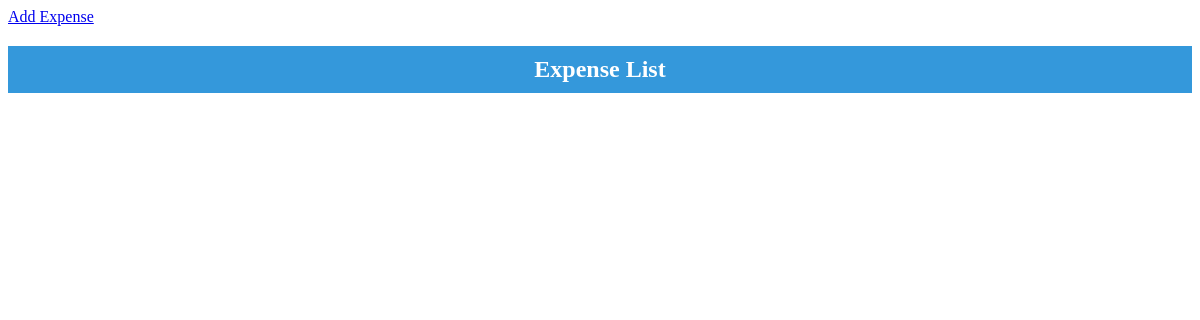
/, run on an earlier commit of the app's database.
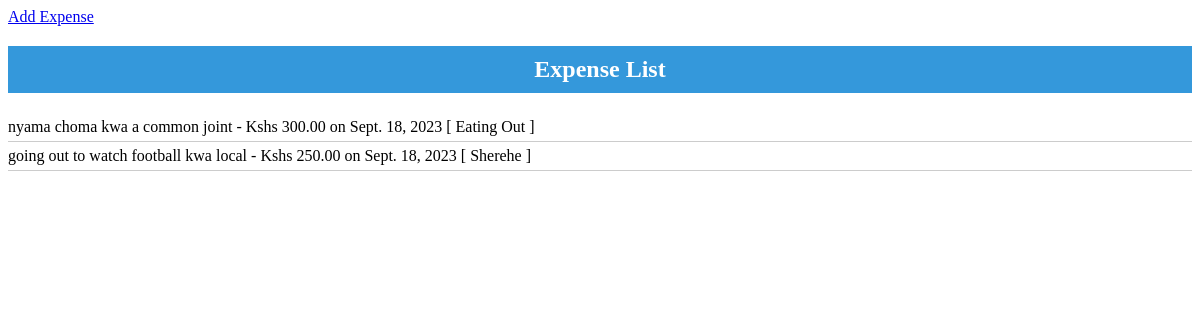
And on a later commit of the database.
### tracker/models.py (models this page shows, shortened)
class Expense(models.Model):
    user = models.ForeignKey(User, on_delete=models.CASCADE)
    date = models.DateField()
    description = models.CharField(max_length=200)
    amount = models.DecimalField(max_digits=10, decimal_places=2)
    category = models.ForeignKey(
        Category, on_delete=models.SET_NULL, null=True, blank=True)

class Category(models.Model):
    name = models.CharField(max_length=100)
    def __str__(self):
        return self.name

### tracker/views.py (the view)
# urls.py: path('', index, name="expense_list"),
def index(request):
    expenses = Expense.objects.all()
    return render(request, 'home.html', {'expenses': expenses})

### tracker/templates/home.html
{% extends 'base.html' %} {% block content %}
<h2>Expense List</h2>
<ul>
	{% for expense in expenses %}
	<li>
		{{ expense.description }} - Kshs {{ expense.amount }} on {{ expense.date }}
		[ {{ expense.category }} ]
	</li>
	{% endfor %}
</ul>
{% endblock content %}

### tracker/templates/base.html (shortened to what this page needs)
{% load static %}
<!DOCTYPE html>
<html lang="en">
	<head>
		<link rel="stylesheet" href="{% static 'css/styles.css' %}" />
	</head>
	<body>
		<nav>
			<a href="{% url 'add_expense' %}" class="btn btn-primary">Add Expense</a>
		</nav>
		{% block content %} {% endblock content %}
	</body>
</html>

### static/css/styles.css (style rules this page uses)
h2 { text-align: center; background-color: #3498db; color: #fff; padding: 10px; }
ul { list-style-type: none; padding: 0; }
li { padding: 5px 0; border-bottom: 1px solid #ccc; }

What changed in the data, as far as the page shows it:
added Expense: description "nyama choma kwa a common joint", amount "300.00", date "Sept. 18, 2023", category "Eating Out"
added Expense: description "going out to watch football kwa local", amount "250.00", date "Sept. 18, 2023", category "Sherehe"
